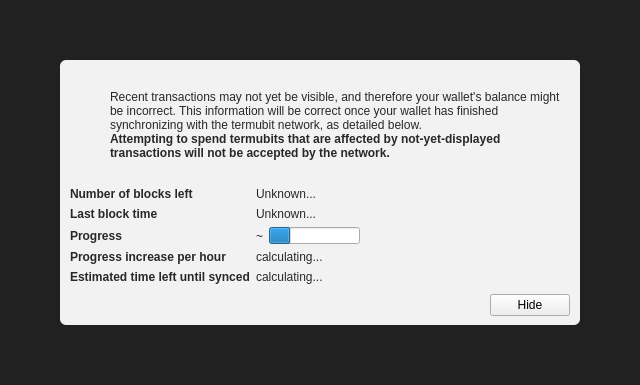
<?xml version="1.0" encoding="UTF-8"?>
<ui version="4.0">
 <class>ModalOverlay</class>
 <widget class="ModalOverlay" name="ModalOverlay">
  <property name="geometry">
   <rect>
    <x>0</x>
    <y>0</y>
    <width>640</width>
    <height>385</height>
   </rect>
  </property>
  <property name="windowTitle">
   <string>Form</string>
  </property>
  <layout class="QVBoxLayout" name="verticalLayout" stretch="0">
   <property name="sizeConstraint">
    <enum>QLayout::SetDefaultConstraint</enum>
   </property>
   <property name="leftMargin">
    <number>0</number>
   </property>
   <property name="topMargin">
    <number>0</number>
   </property>
   <property name="rightMargin">
    <number>0</number>
   </property>
   <property name="bottomMargin">
    <number>0</number>
   </property>
   <item>
    <widget class="QWidget" name="bgWidget" native="true">
     <property name="styleSheet">
      <string notr="true">#bgWidget { background: rgba(0,0,0,220); }</string>
     </property>
     <layout class="QVBoxLayout" name="verticalLayoutMain" stretch="1">
      <property name="leftMargin">
       <number>60</number>
      </property>
      <property name="topMargin">
       <number>60</number>
      </property>
      <property name="rightMargin">
       <number>60</number>
      </property>
      <property name="bottomMargin">
       <number>60</number>
      </property>
      <item>
       <widget class="QWidget" name="contentWidget" native="true">
        <property name="styleSheet">
         <string notr="true">#contentWidget { background: rgba(255,255,255,240); border-radius: 6px; }

QLabel { color: rgb(40,40,40);  }</string>
        </property>
        <layout class="QVBoxLayout" name="verticalLayoutSub" stretch="1,0,0,0">
         <property name="spacing">
          <number>0</number>
         </property>
         <property name="leftMargin">
          <number>10</number>
         </property>
         <property name="topMargin">
          <number>10</number>
         </property>
         <property name="rightMargin">
          <number>10</number>
         </property>
         <property name="bottomMargin">
          <number>10</number>
         </property>
         <item>
          <layout class="QHBoxLayout" name="horizontalLayoutIconText" stretch="0,1">
           <property name="topMargin">
            <number>20</number>
           </property>
           <item>
            <layout class="QVBoxLayout" name="verticalLayoutIcon">
             <property name="leftMargin">
              <number>0</number>
             </property>
             <item>
              <widget class="QPushButton" name="warningIcon">
               <property name="enabled">
                <bool>false</bool>
               </property>
               <property name="text">
                <string/>
               </property>
               <property name="icon">
                <iconset>
                 <normaloff>:/icons/warning</normaloff>
                 <disabledoff>:/icons/warning</disabledoff>:/icons/warning</iconset>
               </property>
               <property name="iconSize">
                <size>
                 <width>48</width>
                 <height>48</height>
                </size>
               </property>
               <property name="flat">
                <bool>true</bool>
               </property>
              </widget>
             </item>
             <item>
              <spacer name="verticalSpacerWarningIcon">
               <property name="orientation">
                <enum>Qt::Vertical</enum>
               </property>
               <property name="sizeHint" stdset="0">
                <size>
                 <width>20</width>
                 <height>40</height>
                </size>
               </property>
              </spacer>
             </item>
            </layout>
           </item>
           <item>
            <layout class="QVBoxLayout" name="verticalLayoutInfoText">
             <property name="leftMargin">
              <number>0</number>
             </property>
             <property name="topMargin">
              <number>0</number>
             </property>
             <item>
              <widget class="QLabel" name="infoText">
               <property name="text">
                <string>Recent transactions may not yet be visible, and therefore your wallet's balance might be incorrect. This information will be correct once your wallet has finished synchronizing with the termubit network, as detailed below.</string>
               </property>
               <property name="textFormat">
                <enum>Qt::RichText</enum>
               </property>
               <property name="wordWrap">
                <bool>true</bool>
               </property>
              </widget>
             </item>
             <item>
              <widget class="QLabel" name="infoTextStrong">
               <property name="font">
                <font>
                 <weight>75</weight>
                 <bold>true</bold>
                </font>
               </property>
               <property name="text">
                <string>Attempting to spend termubits that are affected by not-yet-displayed transactions will not be accepted by the network.</string>
               </property>
               <property name="textFormat">
                <enum>Qt::RichText</enum>
               </property>
               <property name="wordWrap">
                <bool>true</bool>
               </property>
              </widget>
             </item>
             <item>
              <spacer name="verticalSpacerInTextSpace">
               <property name="orientation">
                <enum>Qt::Vertical</enum>
               </property>
               <property name="sizeHint" stdset="0">
                <size>
                 <width>20</width>
                 <height>40</height>
                </size>
               </property>
              </spacer>
             </item>
            </layout>
           </item>
          </layout>
         </item>
         <item>
          <spacer name="verticalSpacerAfterText">
           <property name="orientation">
            <enum>Qt::Vertical</enum>
           </property>
           <property name="sizeHint" stdset="0">
            <size>
             <width>20</width>
             <height>40</height>
            </size>
           </property>
          </spacer>
         </item>
         <item>
          <layout class="QFormLayout" name="formLayout">
           <property name="fieldGrowthPolicy">
            <enum>QFormLayout::FieldsStayAtSizeHint</enum>
           </property>
           <property name="horizontalSpacing">
            <number>6</number>
           </property>
           <property name="verticalSpacing">
            <number>6</number>
           </property>
           <property name="topMargin">
            <number>10</number>
           </property>
           <item row="0" column="0">
            <widget class="QLabel" name="labelNumberOfBlocksLeft">
             <property name="font">
              <font>
               <weight>75</weight>
               <bold>true</bold>
              </font>
             </property>
             <property name="text">
              <string>Number of blocks left</string>
             </property>
            </widget>
           </item>
           <item row="0" column="1">
            <widget class="QLabel" name="numberOfBlocksLeft">
             <property name="text">
              <string>Unknown...</string>
             </property>
            </widget>
           </item>
           <item row="1" column="0">
            <widget class="QLabel" name="labelLastBlockTime">
             <property name="font">
              <font>
               <weight>75</weight>
               <bold>true</bold>
              </font>
             </property>
             <property name="text">
              <string>Last block time</string>
             </property>
            </widget>
           </item>
           <item row="1" column="1">
            <widget class="QLabel" name="newestBlockDate">
             <property name="sizePolicy">
              <sizepolicy hsizetype="Maximum" vsizetype="Preferred">
               <horstretch>0</horstretch>
               <verstretch>0</verstretch>
              </sizepolicy>
             </property>
             <property name="text">
              <string>Unknown...</string>
             </property>
            </widget>
           </item>
           <item row="2" column="0">
            <widget class="QLabel" name="labelSyncDone">
             <property name="font">
              <font>
               <weight>75</weight>
               <bold>true</bold>
              </font>
             </property>
             <property name="text">
              <string>Progress</string>
             </property>
            </widget>
           </item>
           <item row="2" column="1">
            <layout class="QHBoxLayout" name="horizontalLayoutSync" stretch="0,1">
             <item>
              <widget class="QLabel" name="percentageProgress">
               <property name="text">
                <string notr="true">~</string>
               </property>
              </widget>
             </item>
             <item>
              <widget class="QProgressBar" name="progressBar">
               <property name="value">
                <number>24</number>
               </property>
               <property name="format">
                <string/>
               </property>
              </widget>
             </item>
            </layout>
           </item>
           <item row="4" column="0">
            <widget class="QLabel" name="labelProgressIncrease">
             <property name="font">
              <font>
               <weight>75</weight>
               <bold>true</bold>
              </font>
             </property>
             <property name="text">
              <string>Progress increase per hour</string>
             </property>
            </widget>
           </item>
           <item row="4" column="1">
            <widget class="QLabel" name="progressIncreasePerH">
             <property name="text">
              <string>calculating...</string>
             </property>
            </widget>
           </item>
           <item row="5" column="0">
            <widget class="QLabel" name="labelEstimatedTimeLeft">
             <property name="font">
              <font>
               <weight>75</weight>
               <bold>true</bold>
              </font>
             </property>
             <property name="text">
              <string>Estimated time left until synced</string>
             </property>
            </widget>
           </item>
           <item row="5" column="1">
            <widget class="QLabel" name="expectedTimeLeft">
             <property name="text">
              <string>calculating...</string>
             </property>
            </widget>
           </item>
          </layout>
         </item>
         <item>
          <layout class="QHBoxLayout" name="horizontalLayoutButtons">
           <property name="leftMargin">
            <number>10</number>
           </property>
           <property name="topMargin">
            <number>10</number>
           </property>
           <item>
            <spacer name="horizontalSpacer">
             <property name="orientation">
              <enum>Qt::Horizontal</enum>
             </property>
             <property name="sizeHint" stdset="0">
              <size>
               <width>40</width>
               <height>20</height>
              </size>
             </property>
            </spacer>
           </item>
           <item>
            <widget class="QPushButton" name="closeButton">
             <property name="text">
              <string>Hide</string>
             </property>
            </widget>
           </item>
          </layout>
         </item>
        </layout>
       </widget>
      </item>
     </layout>
    </widget>
   </item>
  </layout>
 </widget>
 <customwidgets>
  <customwidget>
   <class>ModalOverlay</class>
   <extends>QWidget</extends>
   <header>modaloverlay.h</header>
   <container>1</container>
  </customwidget>
 </customwidgets>
 <resources/>
 <connections/>
</ui>
